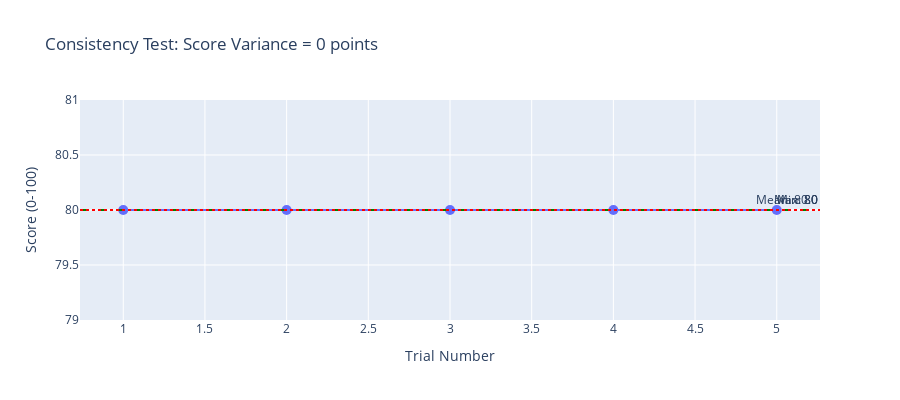

Notebook code for this chart:
### Markdown cell above
# ============================================================
# CELL 17: Visualize Consistency
# ============================================================

### Code cell
# Create consistency visualization
fig = go.Figure()

fig.add_trace(go.Scatter(
    x=list(range(1, 6)),
    y=consistency_test['scores'],
    mode='lines+markers',
    name='Score per Trial',
    marker=dict(size=10),
    line=dict(width=2)
))

# Add mean line
fig.add_hline(
    y=consistency_test['mean'],
    line_dash="dash",
    line_color="green",
    annotation_text=f"Mean: {consistency_test['mean']:.1f}"
)

# Add variance bounds
fig.add_hline(
    y=consistency_test['min'],
    line_dash="dot",
    line_color="red",
    annotation_text=f"Min: {consistency_test['min']}"
)
fig.add_hline(
    y=consistency_test['max'],
    line_dash="dot",
    line_color="red",
    annotation_text=f"Max: {consistency_test['max']}"
)

fig.update_layout(
    title=f"Consistency Test: Score Variance = {consistency_test['variance']} points",
    xaxis_title="Trial Number",
    yaxis_title="Score (0-100)",
    height=400
)

fig.show()

### Figure 1 — Plotly figure (JSON) as saved in the notebook; plotly's stock layout.template omitted (floating-point values rounded to 4 significant figures)
{"data": [{"line": {"width": 2}, "marker": {"size": 10}, "mode": "lines+markers", "name": "Score per Trial", "type": "scatter", "x": [1, 2, 3, 4, 5], "y": [80, 80, 80, 80, 80]}], "layout": {"annotations": [{"showarrow": false, "text": "Mean: 80.0", "x": 1, "xanchor": "right", "xref": "x domain", "y": 80, "yanchor": "bottom", "yref": "y"}, {"showarrow": false, "text": "Min: 80", "x": 1, "xanchor": "right", "xref": "x domain", "y": 80, "yanchor": "bottom", "yref": "y"}, {"showarrow": false, "text": "Max: 80", "x": 1, "xanchor": "right", "xref": "x domain", "y": 80, "yanchor": "bottom", "yref": "y"}], "height": 400, "shapes": [{"line": {"color": "green", "dash": "dash"}, "type": "line", "x0": 0, "x1": 1, "xref": "x domain", "y0": 80, "y1": 80, "yref": "y"}, {"line": {"color": "red", "dash": "dot"}, "type": "line", "x0": 0, "x1": 1, "xref": "x domain", "y0": 80, "y1": 80, "yref": "y"}, {"line": {"color": "red", "dash": "dot"}, "type": "line", "x0": 0, "x1": 1, "xref": "x domain", "y0": 80, "y1": 80, "yref": "y"}], "title": {"text": "Consistency Test: Score Variance = 0 points"}, "xaxis": {"title": {"text": "Trial Number"}}, "yaxis": {"title": {"text": "Score (0-100)"}}}}
